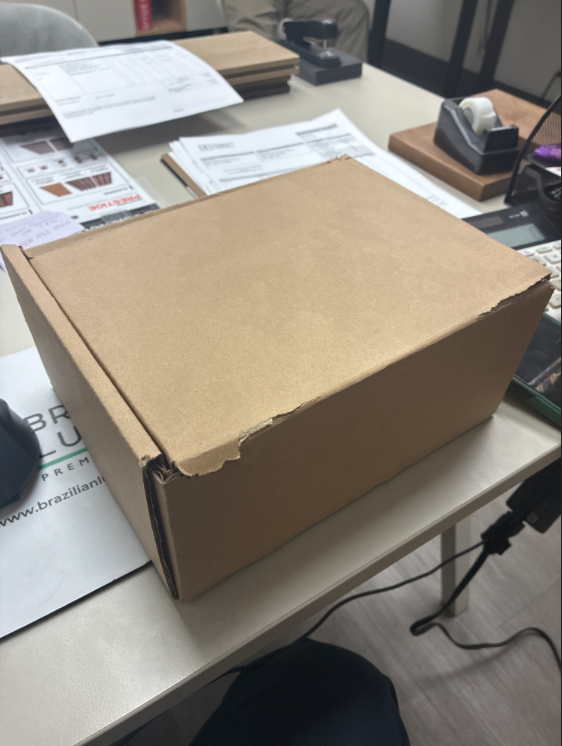
#> input picture reference/box-reference-photo.png, 562 x 746 px
$ python photo_mockup.py ../reference/box-reference-photo.png
#> lines starting #> are read from the running program, lines starting #| are printed output that depends on the picture; after the words box and inside, x2 and y2 are one past the last pixel; in counts of white or black regions, pixels touching at a corner belong together
"""Apply the label to the reference box photo (perspective-correct).

    <venv with pillow+numpy>/bin/python src/photo_mockup.py <label_png_at_trim_size>

Lid top face measured on reference/box-reference-photo.png (562 x 746 px).
Box lid = 8.75 in (front/back edge) x 7.25 in (side edge). Label 7 x 5 in, centred:
0.875 in clearance left/right, 1.125 in clearance to the back hinge and to the front tuck fold.
"""
import os
import sys

import numpy as np
from PIL import Image, ImageFilter

HERE = os.path.dirname(os.path.abspath(__file__))
PROJECT = os.path.dirname(HERE)
PHOTO = os.path.join(PROJECT, 'reference', 'box-reference-photo.png')
OUT = os.path.join(PROJECT, 'mockups')

LID_W, LID_D = 8.75, 7.25
LBL_W, LBL_H = 7.0, 5.0
# lid corners in photo px: back-left, back-right, front-right, front-left
LID_PX = [(27.5, 257.5), (345.0, 156.0), (550.0, 275.0), (167.5, 462.5)]
SS = 4  # supersample


def homography(src, dst):
    A = []
    for (x, y), (u, v) in zip(src, dst):
        A.append([x, y, 1, 0, 0, 0, -u * x, -u * y, -u])
        A.append([0, 0, 0, x, y, 1, -v * x, -v * y, -v])
    _, _, vt = np.linalg.svd(np.array(A))
    H = vt[-1].reshape(3, 3)
    return H / H[2, 2]


def main(label_png, name='mockup-on-reference-photo.png'):
#> called with label_png = '../reference/box-reference-photo.png', name = 'mockup-on-reference-photo.png'
    os.makedirs(OUT, exist_ok=True)
    photo = Image.open(PHOTO).convert('RGB')
    W, H = photo.size
#> W = 562; H = 746
    big = photo.resize((W * SS, H * SS), Image.LANCZOS)

    lid_in = [(0, 0), (LID_W, 0), (LID_W, LID_D), (0, LID_D)]
    lid_px = [(x * SS, y * SS) for x, y in LID_PX]
    H_in2px = homography(lid_in, lid_px)

    label = Image.open(label_png).convert('RGBA')
#> label is the input picture: PIL image 562x746 RGBA; mean R, G, B, A 142.3, 135.4, 125.6, 255
    lw, lh = label.size
#> lw = 562; lh = 746
    x0, y0 = (LID_W - LBL_W) / 2, (LID_D - LBL_H) / 2
    # label px -> lid inches -> photo px
    S = np.array([[LBL_W / lw, 0, x0], [0, LBL_H / lh, y0], [0, 0, 1]])
    Hl = H_in2px @ S
    inv = np.linalg.inv(Hl)
    inv = inv / inv[2, 2]
    warped = label.transform(big.size, Image.PERSPECTIVE, tuple(inv.flatten()[:8]), Image.BICUBIC)
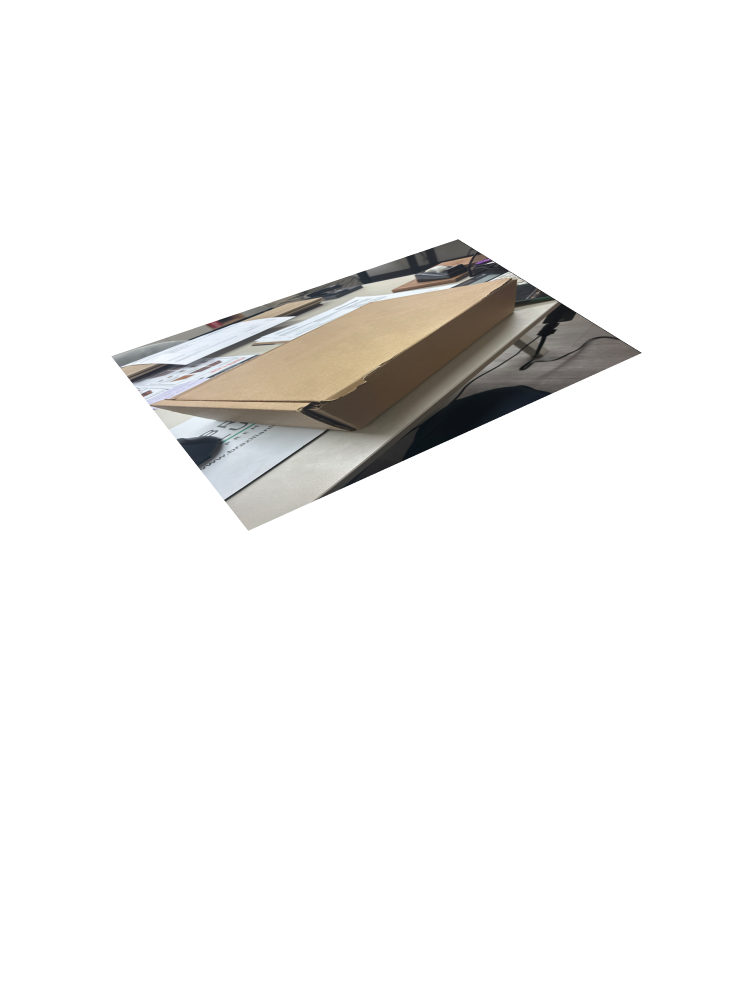
#> warped: PIL image 2248x2984 RGBA (shown at 1/3 size); mean R, G, B, A 14.7, 14.1, 13.1, 26.3; transparent parts drawn white

    # carry the photo's light falloff + kraft texture onto the label
    lum = np.asarray(big.convert('L'), dtype=np.float32)
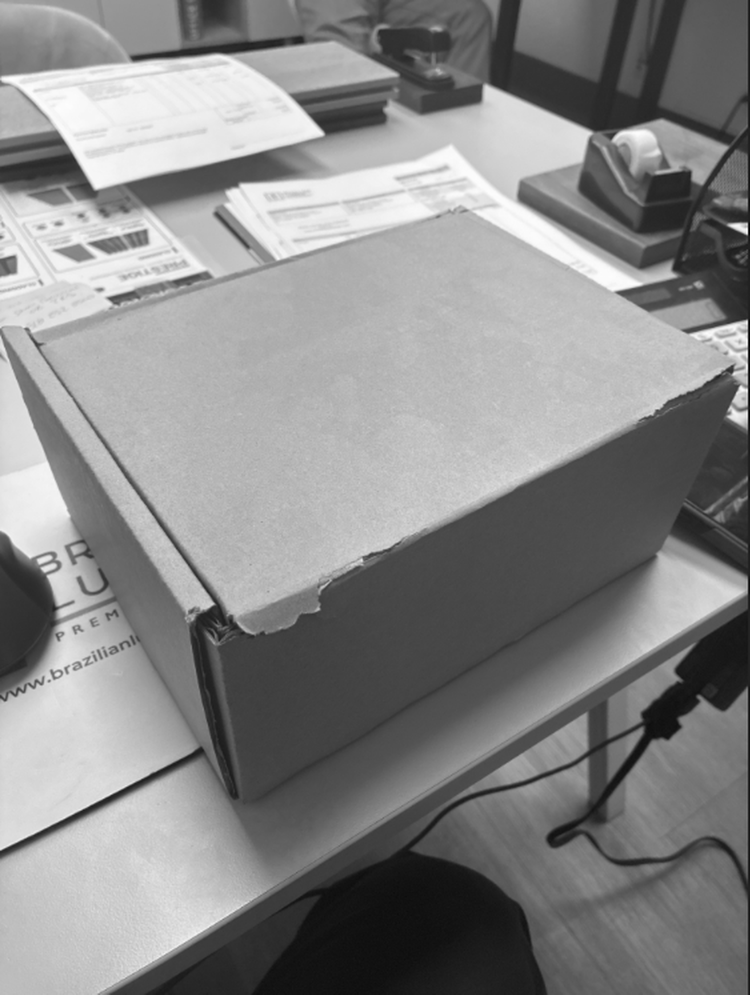
#> lum: shape (2984, 2248) float32 (shown at 1/3 size); min 0, max 255, mean 136.3
    alpha = np.asarray(warped.split()[3], dtype=np.float32) / 255
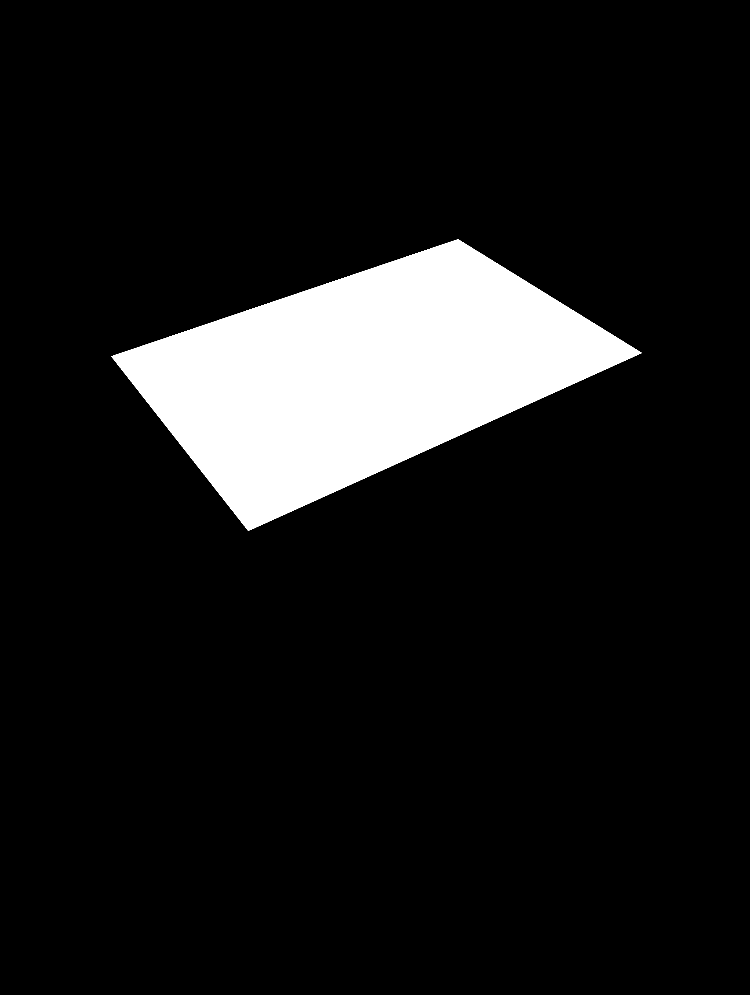
#> alpha: shape (2984, 2248) float32 (shown at 1/3 size); values 0 (black) and 1 (white), 10.3% white; 1 white region, box (x1, y1, x2, y2) and area: (334, 718, 1925, 1592) 692810
    mean = (lum * alpha).sum() / max(alpha.sum(), 1)
#> mean = 183.1
    shade = np.clip((lum / mean) ** 0.75, 0.6, 1.25)[..., None]
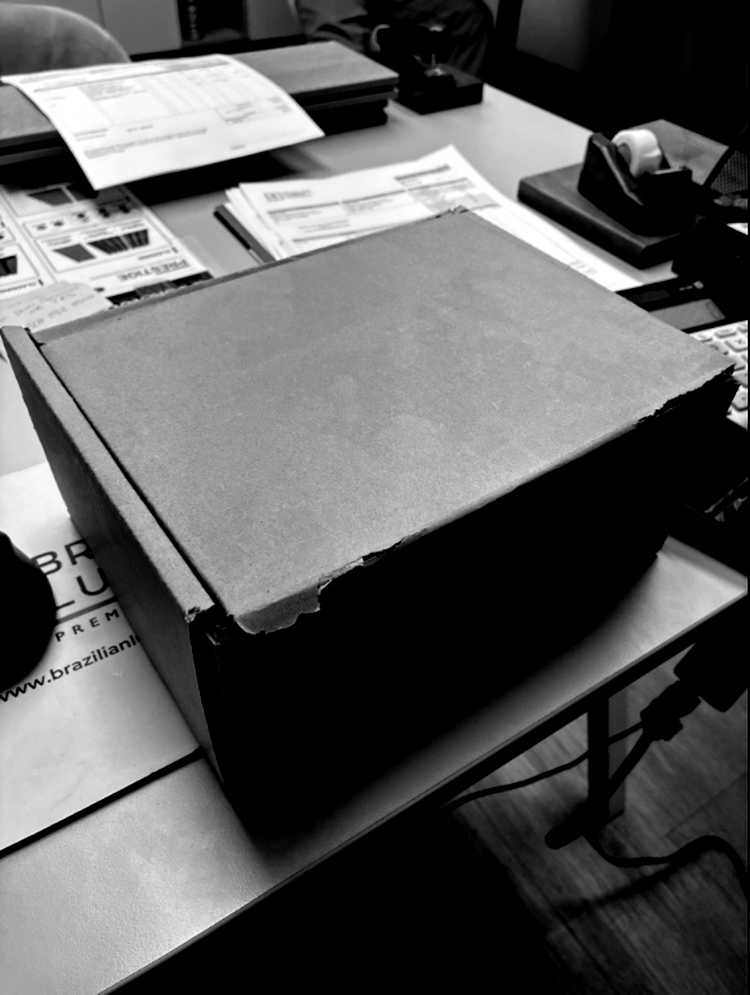
#> shade: shape (2984, 2248, 1) float32 (shown at 1/3 size); min 0.6, max 1.25, mean 0.837; drawn with min black and max white
    lab = np.asarray(warped.convert('RGB'), dtype=np.float32) * shade
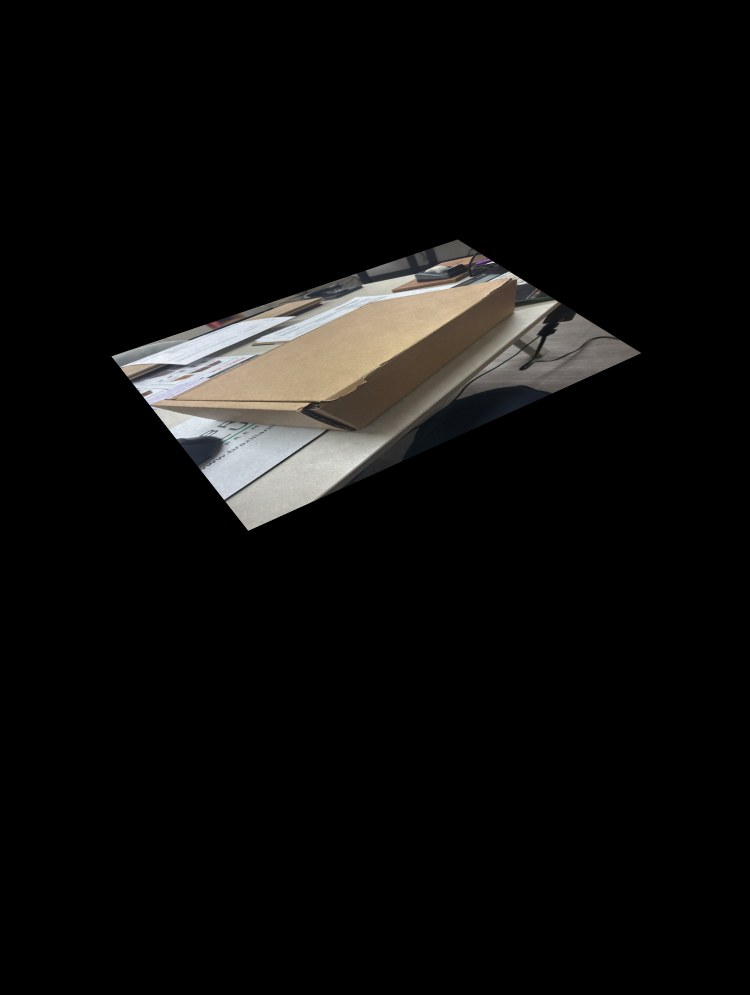
#> lab: shape (2984, 2248, 3) float32 (shown at 1/3 size); mean R, G, B 14.6, 14, 13; drawn with min black and max white
    grain = np.asarray(big.filter(ImageFilter.GaussianBlur(1)).convert('L'), dtype=np.float32)
    lab *= (1 + (lum - grain)[..., None] / 255 * 0.6)  # keep fine paper texture

    # soft contact shadow just outside the label edge
    sh = Image.fromarray((alpha * 255).astype('uint8')).filter(ImageFilter.GaussianBlur(SS * 1.2))
    sha = np.asarray(sh, dtype=np.float32)[..., None] / 255 * 0.22
    base = np.asarray(big, dtype=np.float32) * (1 - sha)

    a = alpha[..., None]
    out = base * (1 - a) + np.clip(lab, 0, 255) * a
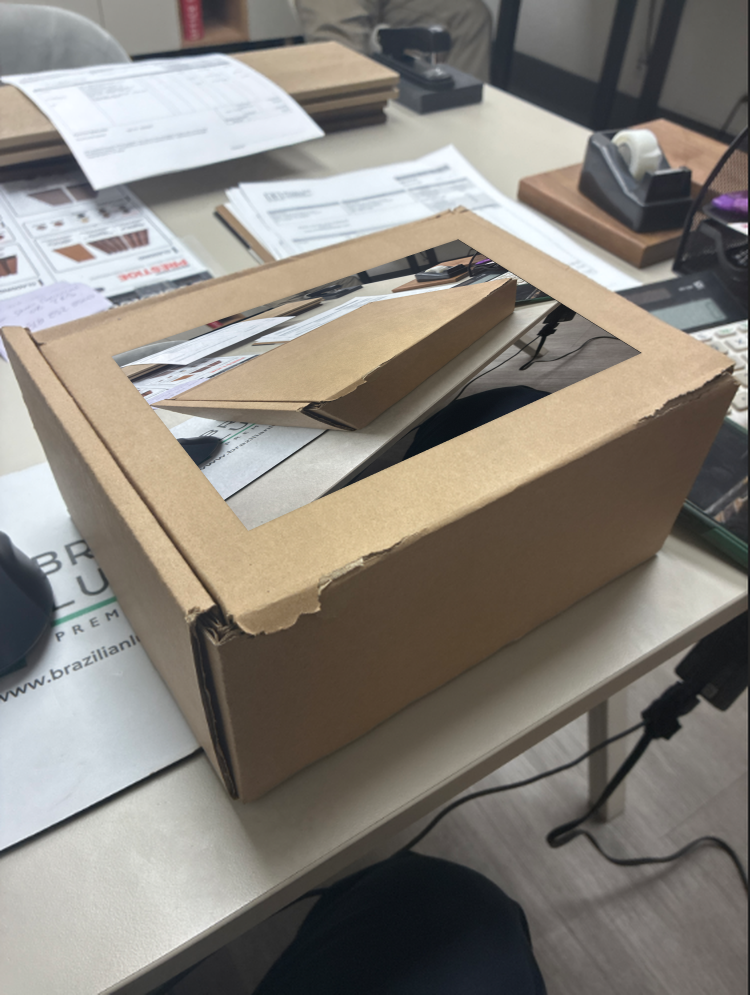
#> out: shape (2984, 2248, 3) float32 (shown at 1/3 size); mean R, G, B 133.3, 129.8, 125
    res = Image.fromarray(out.astype('uint8')).resize((W * 2, H * 2), Image.LANCZOS)
    res.save(os.path.join(OUT, name))
    print('saved', os.path.join(OUT, name), res.size)
#| saved mockups/mockup-on-reference-photo.png (1124, 1492)


if __name__ == '__main__':
    main(*sys.argv[1:3])
